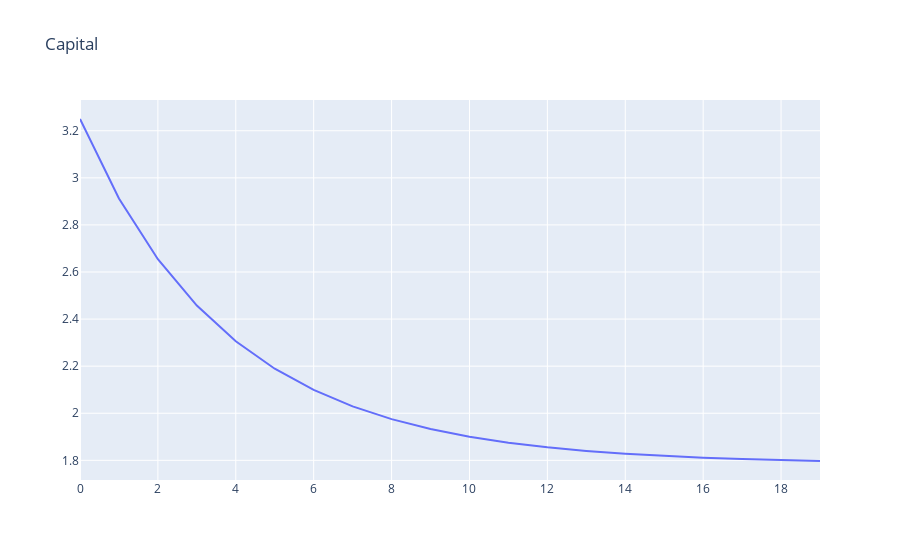

Notebook code for this chart:
### Code cell
K.value = 3.25
m.solve(disp=False)
plot(m.time, [K.value], "Capital", ["K"])

### Figure 1 — Plotly figure (JSON) as saved in the notebook; plotly's stock layout.template omitted (floating-point values rounded to 4 significant figures)
{"data": [{"mode": "lines", "name": "K", "type": "scatter", "x": [0, 1, 2, 3, 4, 5, 6, 7, 8, 9, 10, 11, 12, 13, 14, 15, 16, 17, 18, 19], "y": [3.25, 2.912, 2.654, 2.457, 2.306, 2.189, 2.099, 2.029, 1.975, 1.933, 1.9, 1.875, 1.855, 1.84, 1.828, 1.818, 1.811, 1.805, 1.801, 1.797]}], "layout": {"autosize": true, "title": {"text": "Capital"}, "xaxis": {"autorange": true, "range": [0, 19], "type": "linear"}, "yaxis": {"autorange": true, "range": [1.716, 3.331], "type": "linear"}}}
